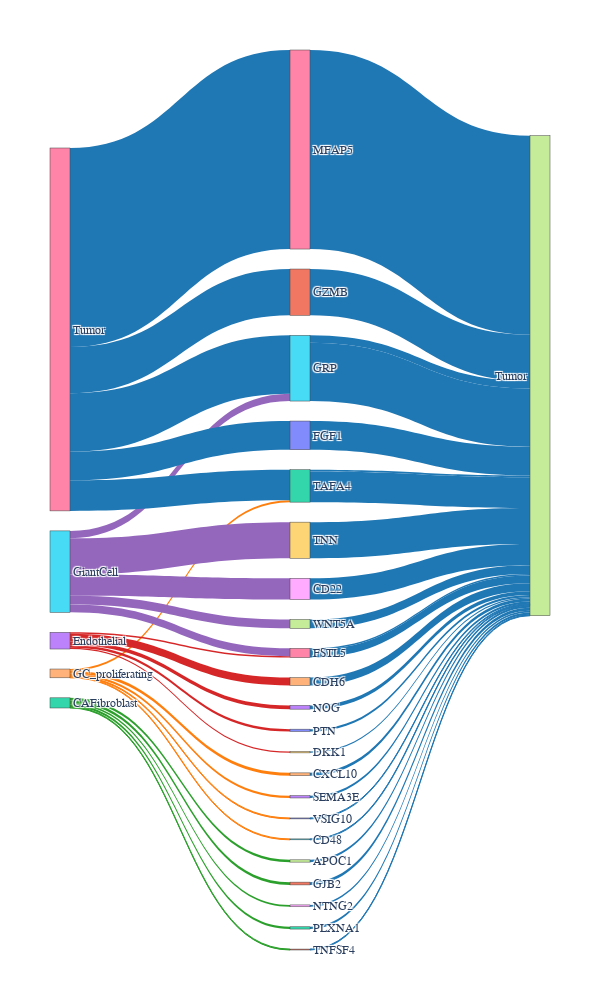

The code cell stored with this chart in its notebook:
### Code cell
# Visualize
huetracer.plot_gene_cci_and_sankey(
    target_cell_type=target_cell_type,
    Gene_to_analyze=Gene_to_analyze,
    each_display_num=each_display_num,
    bargraph_df=bargraph_df,
    edge_df=edge_df,
    cluster_cells=cluster_cells,
    coexp_cc_df=coexp_cc_df,
    lib_id=lib_id,
    save=True,
    SAMPLE_NAME=SAMPLE_NAME,
    save_path_for_today=save_path_for_today
)

### Figure 1 — Plotly figure (JSON) as saved in the notebook; plotly's stock layout.template omitted (floating-point values rounded to 4 significant figures)
{"data": [{"link": {"color": ["#1f77b4", "#1f77b4", "#1f77b4", "#1f77b4", "#1f77b4", "#1f77b4", "#1f77b4", "#1f77b4", "#1f77b4", "#1f77b4", "#1f77b4", "#1f77b4", "#1f77b4", "#1f77b4", "#1f77b4", "#1f77b4", "#1f77b4", "#1f77b4", "#1f77b4", "#1f77b4", "#1f77b4", "#1f77b4", "#1f77b4", "#1f77b4", "#1f77b4", "#ff7f0e", "#2ca02c", "#ff7f0e", "#ff7f0e", "#ff7f0e", "#ff7f0e", "#d62728", "#2ca02c", "#2ca02c", "#d62728", "#d62728", "#2ca02c", "#2ca02c", "#d62728", "#d62728", "#9467bd", "#1f77b4", "#9467bd", "#9467bd", "#9467bd", "#9467bd", "#1f77b4", "#1f77b4", "#1f77b4", "#1f77b4"], "label": ["Tumor", "Tumor", "Tumor", "Tumor", "Tumor", "Tumor", "Tumor", "Tumor", "Tumor", "Tumor", "Tumor", "Tumor", "Tumor", "Tumor", "Tumor", "Tumor", "Tumor", "Tumor", "Tumor", "Tumor", "Tumor", "Tumor", "Tumor", "Tumor", "Tumor", "GC_proliferating", "CAFibroblast", "GC_proliferating", "GC_proliferating", "GC_proliferating", "GC_proliferating", "Endothelial", "CAFibroblast", "CAFibroblast", "Endothelial", "Endothelial", "CAFibroblast", "CAFibroblast", "Endothelial", "Endothelial", "GiantCell", "Tumor", "GiantCell", "GiantCell", "GiantCell", "GiantCell", "Tumor", "Tumor", "Tumor", "Tumor"], "source": [0, 1, 2, 3, 4, 5, 6, 7, 8, 9, 10, 11, 12, 13, 14, 15, 16, 6, 17, 18, 19, 2, 20, 15, 21, 24, 22, 24, 24, 24, 24, 23, 22, 22, 23, 23, 22, 22, 23, 23, 25, 26, 25, 25, 25, 25, 26, 26, 26, 26], "target": [27, 27, 27, 27, 27, 27, 27, 27, 27, 27, 27, 27, 27, 27, 27, 27, 27, 27, 27, 27, 27, 27, 27, 27, 27, 0, 1, 2, 3, 4, 5, 6, 7, 8, 9, 10, 11, 12, 13, 14, 15, 16, 6, 17, 18, 19, 2, 20, 15, 21], "value": [2, 2, 4, 5, 6, 2, 3, 5, 4, 3, 5, 6, 5, 8, 17, 16, 430, 17, 19, 46, 78, 66, 62, 126, 100, 2, 2, 4, 5, 6, 2, 3, 5, 4, 3, 5, 6, 5, 8, 17, 16, 430, 17, 19, 46, 78, 66, 62, 126, 100]}, "node": {"label": ["VSIG10", "TNFSF4", "TAFA4", "SEMA3E", "CXCL10", "CD48", "FSTL5", "APOC1", "NTNG2", "DKK1", "PTN", "GJB2", "PLXNA1", "NOG", "CDH6", "GRP", "MFAP5", "WNT5A", "CD22", "TNN", "FGF1", "GZMB", "CAFibroblast", "Endothelial", "GC_proliferating", "GiantCell", "Tumor", "Tumor"]}, "type": "sankey"}], "layout": {"font": {"family": "Courier New"}, "height": 1000, "margin": {"b": 50, "l": 50, "r": 50, "t": 50}, "width": 600}}
